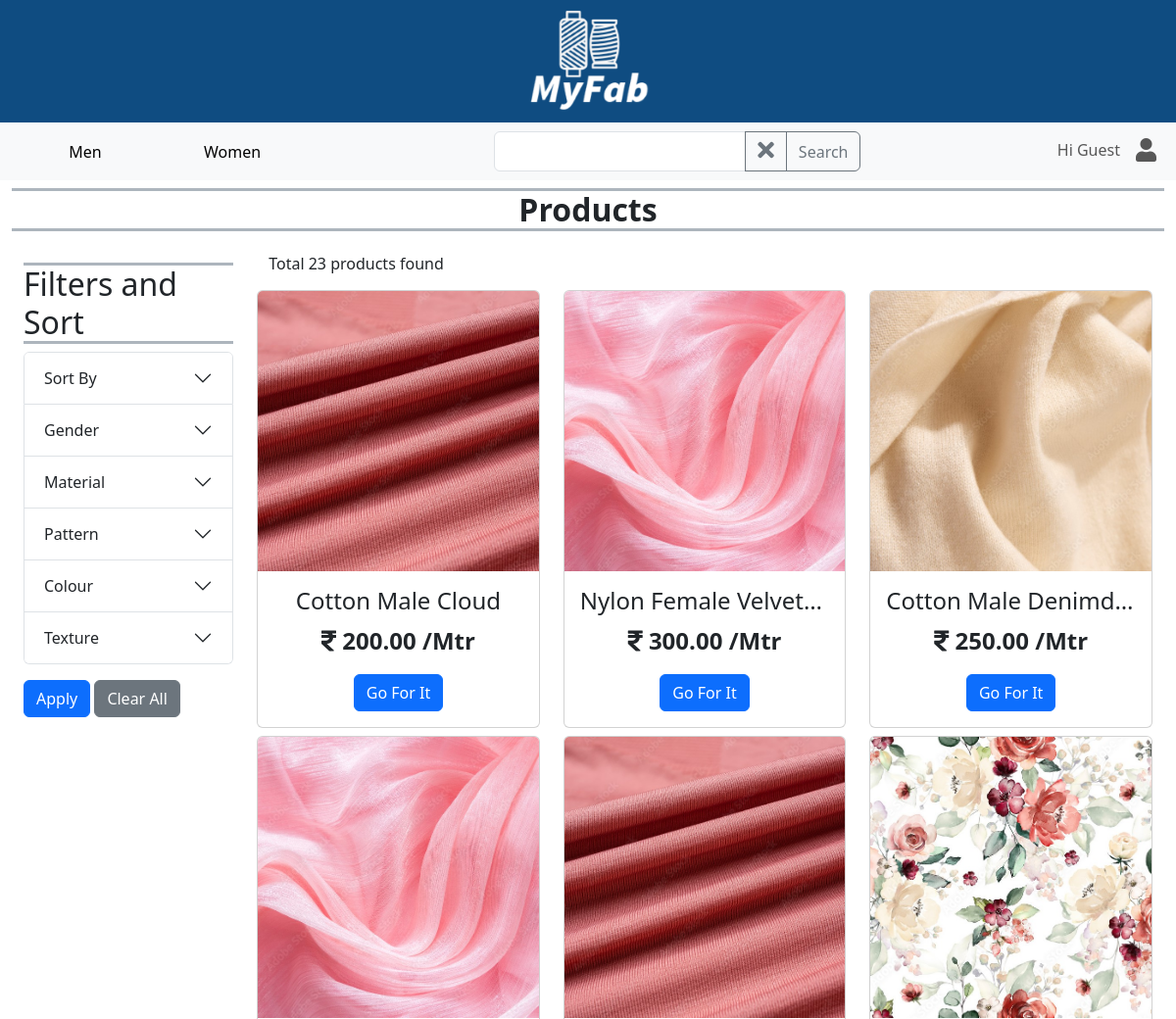
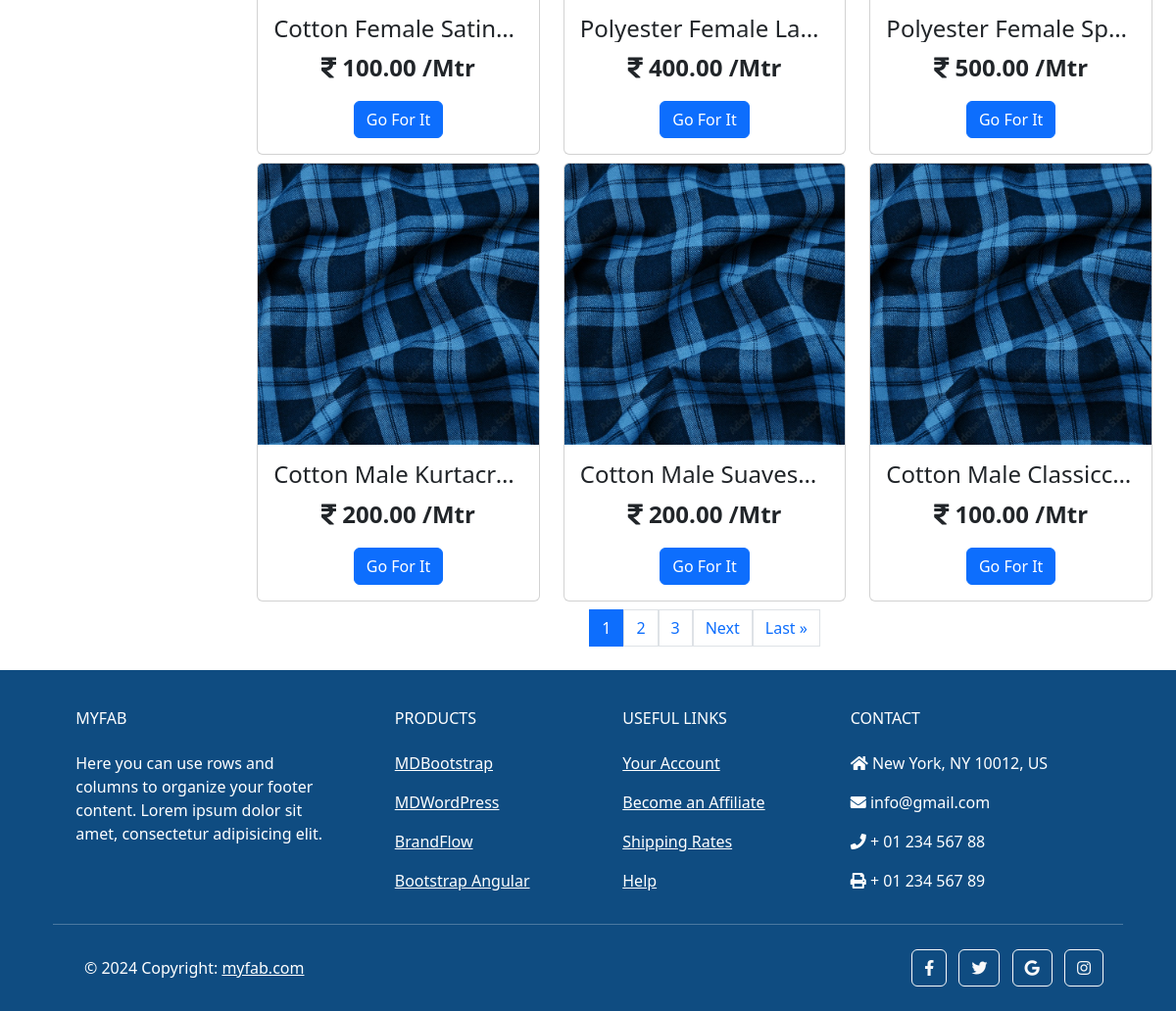
Screenshot of /main/products/ with the database file from the repository (2 pictures, top to bottom).
### main/models.py (models this page shows, shortened)
class Category(models.Model):
    name = models.CharField(max_length=100, unique=True)

class Product(models.Model):
    name = models.CharField(max_length=255, unique=True, blank=False, null=False)
    price = models.DecimalField(max_digits=10, decimal_places=2, default=0, validators=[MinValueValidator(0)])
    image = models.ImageField(upload_to='images/products')
    description = models.TextField(blank=True)
    qty = models.DecimalField(max_digits=10, decimal_places=2, default=0, validators=[MinValueValidator(0)])
    add_date = models.DateField(auto_now_add=True)
    is_active = models.BooleanField(default=True)
    usages = models.ManyToManyField(Usage)
    category_choices = models.ManyToManyField(CategoryChoice)

### main/views.py (the view, shortened to what this page needs)
# urls.py: path('main/products/', ProductPage.as_view(), name = 'products'),
class ProductPage(View):
    def get(self, request):
        products = Product.objects.all()
        search_query = request.GET.get('search', None)
        if search_query:
            products = products.filter(Q(name__icontains=search_query))
        selected_choices = request.GET.getlist('choice', None)
        selected_category_choice_dict = {}
        if selected_category_choice_dict:
            for selected_category, choices in selected_category_choice_dict.items():
                q_obj = Q()
                for choice in choices:
                    q_obj |= Q(category_choices__name=choice)
                products = products.filter(q_obj)
        product_count = products.count()
        sort_by = request.GET.get('sort', None)
        if sort_by == 'newest':
            products = products.order_by('-add_date')
        elif sort_by == 'name_asc':
            products = products.order_by(Lower('name'))
        elif sort_by == 'name_dsc':
            products = products.order_by(Lower('name')).reverse()
        elif sort_by == 'lowest':
            products = products.order_by('price')
        elif sort_by == 'highest':
            products = products.order_by('-price')
        paginator = Paginator(products, 9)
        page_number = request.GET.get('page')
        try:
            paged_products = paginator.page(page_number)
        except PageNotAnInteger:
            paged_products = paginator.page(1)
        except EmptyPage:
            paged_products = paginator.page(paginator.num_pages)
        categories = Category.objects.all()
        category_choice_dict = {}
        for category in categories:
            choice_obj = CategoryChoice.objects.filter(category=category)
            choices_list = [choice.name for choice in choice_obj]
            category_choice_dict[category.name] = choices_list
        context = {'products': paged_products,
                   'product_count': product_count,
                   'category_choice_dict': category_choice_dict,
                   'selected_choices': selected_choices,
                   'sort_by': sort_by,
                   'search_query': search_query
                   }
        return render(request, 'products.html', context)

### templates/products.html (shortened to what this page needs)
{% extends 'base.html' %}
{% load static %}
{% load custom_filters %}
{% block content %}
    <nav class="navbar navbar-expand-lg bg-body-tertiary">
        <div class="container-fluid">
        <div class="collapse navbar-collapse" id="navbarSupportedContent">
            <ul class="navbar-nav d-flex align-items-center me-auto mb-2 mb-lg-0">
                <li class="nav-item">
                    <button class="nav-link active btn btn-link" style="min-width: 150px;" aria-current="page">
                        <a class="text-black text-decoration-none" href="/main/">Men</a>
                    </button>
                </li>
                <li class="nav-item">
                    <button class="nav-link btn btn-link" style="min-width: 150px;" aria-current="page">
                        <a class="text-black text-decoration-none" href="{% url "main:home_women" %}">Women</a>
                    </button>
                </li>
            </ul>
            <ul class="navbar-nav d-flex justify-content-center mx-auto mb-2 mb-lg-0">
                <li class="nav-item">
                    <form id="formsearch" action="" method="get">
                        <div class="input-group">
                            <input type="text" class="form-control" name="search" value="{% if search_query %}{{ search_query }}{% endif %}">
                            <button type="submit" class="btn btn-outline-secondary " id="clear-search">
                                <span aria-hidden="true"><i style="font-size:24px" class="fa">&#xf00d;</i></span>
                            </button>
                            <button type="submit" class="btn btn-outline-secondary" id="search-prod">Search</button>
                        </div>
                    </form>
                </li>
            </ul>
            <ul class="navbar-nav d-flex flex-row justify-content-center  ms-auto mb-2 mb-lg-0">
                {% if user.is_authenticated %}
                <div class="btn-group">
                    <button class="btn btn-outline-secondary dropdown-toggle" type="button" data-bs-toggle="dropdown" aria-expanded="false">
                        Hi {{user.first_name}}
                    </button>
                    <ul class="dropdown-menu">
                        <li><a class="dropdown-item" href="{% url 'accounts:user_profile' user.id %}">Profile</a></li>
                      <li><a class="dropdown-item" href="#">Addresses</a></li>
                      <li><a class="dropdown-item" href="#">Orders</a></li>
                    </ul>
                </div>
                <li class="nav-item ms-3 ms-lg-0">
                    <a class="nav-link" href="#"><i style='font-size:24px' class='fas'>&#xf217;</i></a>
                </li>
                <li class="nav-item ms-3 ms-lg-0">
                    <form action="{% url 'accounts:logout' %}" method="post">
                        {% csrf_token %}
                        <button type="submit" class="nav-link" style="border: none; background: none;">
                            <i style='font-size:24px' class='fas'>&#xf2f5;</i>
                        </button>
                    </form>
                </li>
                {% else %}
                <li class="nav-item ms-3 ms-lg-0">
                    <a class="nav-link" >Hi Guest</a>
                </li>
                <li class="nav-item ms-3 ms-lg-0">
                    <a class="nav-link" href="/accounts/login/"><i style="font-size:24px" class="fa">&#xf007;</i></a>
                </li>
                {% endif %}
            </ul>
        </div>
        </div>
    </nav>
    <div class="container-fluid text-center">
        <h5 class="border-bottom border-top border-3 border-dark-subtle fw-bold fs-2 fs-lg-5 mt-2">Products</h5>
    </div>
    <section class="container-fluid prod-sec-flex-container d-flex my-2">
        <div class="container filter-sec w-25 my-4">
            <div class="accordion d-none d-lg-block" id="filterAccordion">
                <h6 class="border-bottom border-top border-3 border-dark-subtle  fs-2">Filters and Sort</h6>
                <form action="" method="get">
                    <div class="accordion-item">
                        <h2 class="accordion-header" id="sortHeading">
                            <button class="accordion-button collapsed" type="button" data-bs-toggle="collapse" data-bs-target="#sortCollapse" aria-expanded="false" aria-controls="sortCollapse">
                                Sort By
                            </button>
                        </h2>
                    </div>
                    {% for category, choices in category_choice_dict.items %}
                    <div class="accordion-item">
                        <h2 class="accordion-header" id="category1Heading">
                            <button class="accordion-button collapsed" type="button" data-bs-toggle="collapse" data-bs-target="#{{category}}Collapse" aria-expanded="false" aria-controls="{{category}}Collapse">
                                {{category|title}}
                            </button>
                        </h2>
                    </div>
                    {% endfor %}
                    <button type="submit" class="btn btn-primary mt-3">Apply</button>
                    <button type="submit" id="clearFiltersBtn" class="btn btn-secondary mt-3">Clear All</button>
                </form>
            </div>
        </div>
        <div class="container grid-container text-center my-3">
            <div class="container-fluid prod-count-section d-flex">
                <h6>Total {{product_count}} products found</h6>
            </div>
            <div class="row row-cols-1 row-cols-sm-2 row-cols-md-3">
                {% for product in products %}
                <div class="col mt-2">
                    <div class="card" >
                        <img src="{{ product.image.url }}" class="card-img-top" alt="{{product.name}}-img">
                        <div class="card-body">
                        <h4 class="card-title text-truncate">{{product.name|title}}</h4>
                        <p class="card-text fw-bold fs-4"><i class="fa">&#xf156;</i>  {{product.price}} /Mtr</p>
                        <a href="{% url 'main:product_details' product.id %}" class="btn btn-primary">Go For It</a>
                        </div>
                    </div>
                </div>
                {% endfor %}
            </div>
            <div class="pagination justify-content-center mt-2">
                {% for page in products.paginator.page_range %}
                <a href="?page={{ page }}"
                class="page-link {% if products.number == page %}active{% endif %}">{{ page }}</a>
                {% endfor %}
                {% if products.has_next %}
                    <a href="?page={{ products.next_page_number }}"
                    class="page-link">Next</a>
                    <a href="?page={{ products.paginator.num_pages }}"
                    class="page-link">Last &raquo;</a>
                {% endif %}
            </div>
        </div>
    </section>
{% endblock %}

### rows the page displays
Category: category_choice_dict "Gender"
Category: category_choice_dict "Material"
Category: category_choice_dict "Pattern"
Category: category_choice_dict "Colour"
Category: category_choice_dict "Texture"
Product: image (picture), name "Cotton Male Cloud", price "200.00"
Product: image (picture), name "Nylon Female Velvet…", price "300.00"
Product: image (picture), name "Cotton Male Denimd…", price "250.00"
Product: image (picture), name "Cotton Female Satin…", price "100.00"
Product: image (picture), name "Polyester Female La…", price "400.00"
Product: image (picture), name "Polyester Female Sp…", price "500.00"
Product: image (picture), name "Cotton Male Kurtacr…", price "200.00"
Product: image (picture), name "Cotton Male Suaves…", price "200.00"
Product: image (picture), name "Cotton Male Classicc…", price "100.00"

### other values shown
{{ product_count }} "23"
{{ page }} "1" "2" "3"
